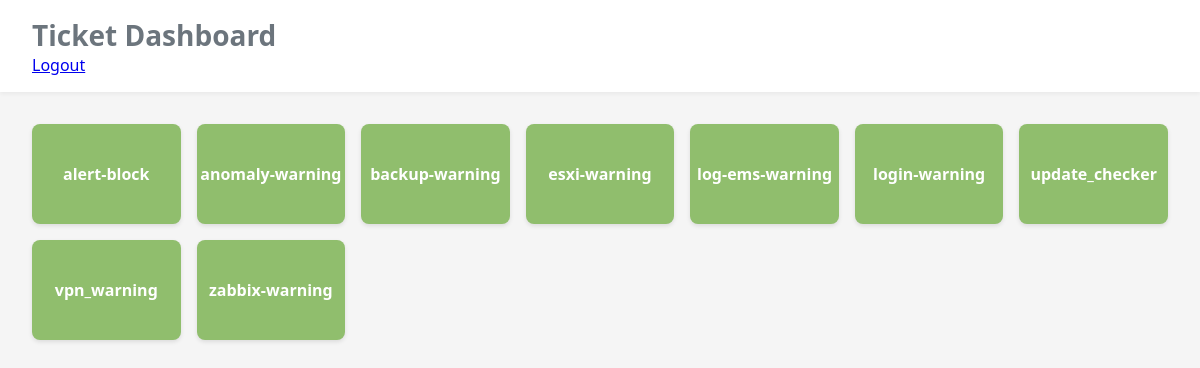
The app's page / (signed in), older data.
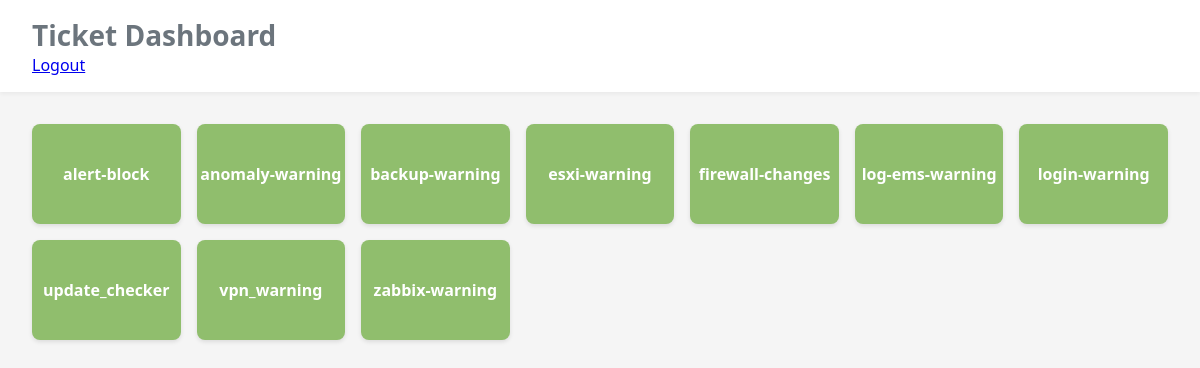
The same page, newer data.
### dashboard_app/models.py (models this page shows, shortened)
class Ticket(models.Model):
    channel_id = models.CharField(max_length=64, unique=True)
    name = models.CharField(max_length=100)
    has_unread = models.BooleanField(default=False)

### dashboard_app/views.py (the view)
# urls.py: path("", views.dashboard, name="dashboard"),
@login_required(login_url='account_login')
def dashboard(request):
    tickets = Ticket.objects.all().order_by("name")
    return render(request, "dashboard.html", {
        "tickets": tickets,
        "guild_id": GUILD_ID,
    })

### dashboard_app/templates/dashboard.html (shortened to what this page needs)
{% load static %}
<!doctype html>
<html>
<head>
  <link rel="stylesheet" href="{% static 'dashboard_app/styles.css' %}">
</head>
<body>
  <header>
    <h1>Ticket Dashboard</h1>
    <a href="{% url 'account_logout' %}" class="logout-button">Logout</a>
  </header>
  <main>
    <div class="grid">
      {% for t in tickets %}
        <a
          id="ticket-{{ t.channel_id }}"
          href="{% url 'ticket_click' t.channel_id %}"
          class="ticket {% if t.has_unread %}red{% endif %}"
        >
          {{ t.name }}
        </a>
      {% endfor %}
    </div>
  </main>
</body>
</html>

Row changes from the older to the newer data that the page shows:
added Ticket: name "firewall-changes"
